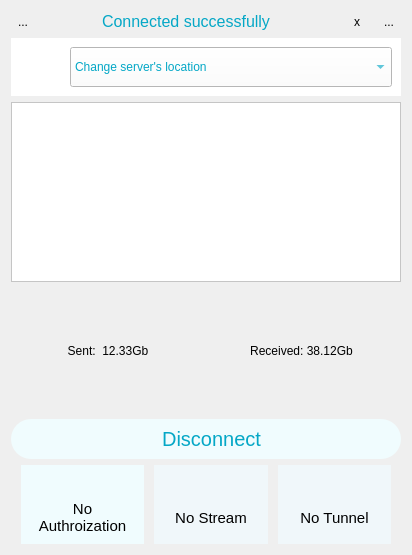
<?xml version="1.0" encoding="UTF-8"?>
<ui version="4.0">
 <class>DashboardVerBig</class>
 <widget class="QWidget" name="DashboardVerBig">
  <property name="geometry">
   <rect>
    <x>0</x>
    <y>0</y>
    <width>412</width>
    <height>555</height>
   </rect>
  </property>
  <property name="windowTitle">
   <string>Form</string>
  </property>
  <property name="styleSheet">
   <string notr="true">#DashboardVerBig {
	background-image: url(:/pics/bg\@3x.png);
}</string>
  </property>
  <layout class="QVBoxLayout" name="verticalLayout_12">
   <item>
    <layout class="QVBoxLayout" name="verticalLayout_10">
     <item>
      <layout class="QHBoxLayout" name="horizontalLayout_23">
       <item>
        <layout class="QHBoxLayout" name="horizontalLayout_24">
         <property name="spacing">
          <number>0</number>
         </property>
         <item>
          <widget class="QToolButton" name="btHelp">
           <property name="enabled">
            <bool>true</bool>
           </property>
           <property name="text">
            <string>...</string>
           </property>
           <property name="icon">
            <iconset resource="../resources/KelvinVPN/main.qrc">
             <normaloff>:/pics/help_icon_noactive.png</normaloff>
             <normalon>:/pics/help_icon_active.png</normalon>
             <disabledoff>:/pics/help_icon_active.png</disabledoff>
             <disabledon>:/pics/help_icon_active.png</disabledon>
             <activeoff>:/pics/help_icon_active.png</activeoff>:/pics/help_icon_noactive.png</iconset>
           </property>
           <property name="autoRaise">
            <bool>true</bool>
           </property>
          </widget>
         </item>
         <item>
          <widget class="QWidget" name="bgUsername" native="true">
           <property name="sizePolicy">
            <sizepolicy hsizetype="Expanding" vsizetype="Preferred">
             <horstretch>0</horstretch>
             <verstretch>0</verstretch>
            </sizepolicy>
           </property>
           <layout class="QHBoxLayout" name="horizontalLayout_7">
            <property name="spacing">
             <number>0</number>
            </property>
            <property name="leftMargin">
             <number>0</number>
            </property>
            <property name="topMargin">
             <number>0</number>
            </property>
            <property name="rightMargin">
             <number>0</number>
            </property>
            <property name="bottomMargin">
             <number>0</number>
            </property>
            <item>
             <widget class="QLabel" name="lbMessage">
              <property name="sizePolicy">
               <sizepolicy hsizetype="Expanding" vsizetype="Minimum">
                <horstretch>0</horstretch>
                <verstretch>0</verstretch>
               </sizepolicy>
              </property>
              <property name="minimumSize">
               <size>
                <width>0</width>
                <height>0</height>
               </size>
              </property>
              <property name="styleSheet">
               <string notr="true">font: 16px;
color: rgb(4, 167, 198);</string>
              </property>
              <property name="text">
               <string>Connected successfully</string>
              </property>
              <property name="alignment">
               <set>Qt::AlignCenter</set>
              </property>
             </widget>
            </item>
            <item>
             <widget class="QToolButton" name="btMessageClose">
              <property name="sizePolicy">
               <sizepolicy hsizetype="Minimum" vsizetype="Minimum">
                <horstretch>0</horstretch>
                <verstretch>0</verstretch>
               </sizepolicy>
              </property>
              <property name="minimumSize">
               <size>
                <width>40</width>
                <height>0</height>
               </size>
              </property>
              <property name="styleSheet">
               <string notr="true"/>
              </property>
              <property name="text">
               <string>x</string>
              </property>
              <property name="icon">
               <iconset resource="../resources/common/common.qrc">
                <normaloff>:/pics/close_icon@3x.png</normaloff>:/pics/close_icon@3x.png</iconset>
              </property>
              <property name="iconSize">
               <size>
                <width>16</width>
                <height>16</height>
               </size>
              </property>
              <property name="autoRaise">
               <bool>true</bool>
              </property>
             </widget>
            </item>
           </layout>
          </widget>
         </item>
         <item>
          <widget class="QToolButton" name="btSettings">
           <property name="text">
            <string>...</string>
           </property>
           <property name="icon">
            <iconset resource="../resources/KelvinVPN/main.qrc">
             <normaloff>:/pics/settings_icon_noactive.png</normaloff>
             <activeoff>:/pics/settings_icon_active.png</activeoff>:/pics/settings_icon_noactive.png</iconset>
           </property>
           <property name="autoRepeat">
            <bool>false</bool>
           </property>
           <property name="autoExclusive">
            <bool>false</bool>
           </property>
           <property name="autoRaise">
            <bool>true</bool>
           </property>
          </widget>
         </item>
        </layout>
       </item>
      </layout>
     </item>
     <item>
      <widget class="QWidget" name="bgServers" native="true">
       <property name="styleSheet">
        <string notr="true">background-color: rgb(255, 255, 255);</string>
       </property>
       <layout class="QVBoxLayout" name="verticalLayout_11">
        <item>
         <layout class="QHBoxLayout" name="horizontalLayout_15">
          <property name="spacing">
           <number>0</number>
          </property>
          <item>
           <widget class="QLabel" name="lbLocationFlag">
            <property name="sizePolicy">
             <sizepolicy hsizetype="Fixed" vsizetype="Fixed">
              <horstretch>0</horstretch>
              <verstretch>0</verstretch>
             </sizepolicy>
            </property>
            <property name="minimumSize">
             <size>
              <width>50</width>
              <height>30</height>
             </size>
            </property>
            <property name="maximumSize">
             <size>
              <width>50</width>
              <height>30</height>
             </size>
            </property>
            <property name="styleSheet">
             <string notr="true">padding-right: 10px;
background-color: rgb(255, 255, 255);</string>
            </property>
            <property name="text">
             <string/>
            </property>
            <property name="pixmap">
             <pixmap resource="../resources/common/common.qrc">:/country/ussr.png</pixmap>
            </property>
            <property name="scaledContents">
             <bool>true</bool>
            </property>
           </widget>
          </item>
          <item>
           <widget class="QComboBox" name="cbUpstream">
            <property name="sizePolicy">
             <sizepolicy hsizetype="Expanding" vsizetype="Minimum">
              <horstretch>0</horstretch>
              <verstretch>0</verstretch>
             </sizepolicy>
            </property>
            <property name="minimumSize">
             <size>
              <width>0</width>
              <height>40</height>
             </size>
            </property>
            <property name="styleSheet">
             <string notr="true">background-color: rgb(255, 255, 255);
color: #03A7C6;</string>
            </property>
            <property name="editable">
             <bool>false</bool>
            </property>
            <property name="currentText">
             <string>Change server's location</string>
            </property>
            <item>
             <property name="text">
              <string>Change server's location</string>
             </property>
            </item>
           </widget>
          </item>
         </layout>
        </item>
       </layout>
      </widget>
     </item>
     <item>
      <layout class="QVBoxLayout" name="verticalLayout">
       <item>
        <widget class="QGraphicsView" name="graphicsView">
         <property name="minimumSize">
          <size>
           <width>0</width>
           <height>0</height>
          </size>
         </property>
         <property name="maximumSize">
          <size>
           <width>1000</width>
           <height>180</height>
          </size>
         </property>
         <property name="styleSheet">
          <string notr="true">background-color: rgb(255,255,255);</string>
         </property>
        </widget>
       </item>
       <item>
        <widget class="QWidget" name="bgStatistics" native="true">
         <layout class="QHBoxLayout" name="horizontalLayout_6">
          <property name="spacing">
           <number>0</number>
          </property>
          <property name="leftMargin">
           <number>0</number>
          </property>
          <property name="topMargin">
           <number>0</number>
          </property>
          <property name="rightMargin">
           <number>3</number>
          </property>
          <property name="bottomMargin">
           <number>0</number>
          </property>
          <item>
           <layout class="QHBoxLayout" name="horizontalLayout_5">
            <item>
             <widget class="QLabel" name="lbSent">
              <property name="sizePolicy">
               <sizepolicy hsizetype="Expanding" vsizetype="Minimum">
                <horstretch>0</horstretch>
                <verstretch>0</verstretch>
               </sizepolicy>
              </property>
              <property name="styleSheet">
               <string notr="true"/>
              </property>
              <property name="text">
               <string>Sent:  12.33Gb</string>
              </property>
              <property name="alignment">
               <set>Qt::AlignCenter</set>
              </property>
             </widget>
            </item>
            <item>
             <widget class="QLabel" name="lbReceived">
              <property name="sizePolicy">
               <sizepolicy hsizetype="Expanding" vsizetype="Minimum">
                <horstretch>0</horstretch>
                <verstretch>0</verstretch>
               </sizepolicy>
              </property>
              <property name="styleSheet">
               <string notr="true"/>
              </property>
              <property name="text">
               <string>Received: 38.12Gb</string>
              </property>
              <property name="alignment">
               <set>Qt::AlignCenter</set>
              </property>
             </widget>
            </item>
           </layout>
          </item>
         </layout>
        </widget>
       </item>
      </layout>
     </item>
     <item>
      <widget class="QPushButton" name="btDisconnect">
       <property name="sizePolicy">
        <sizepolicy hsizetype="Minimum" vsizetype="Fixed">
         <horstretch>0</horstretch>
         <verstretch>0</verstretch>
        </sizepolicy>
       </property>
       <property name="minimumSize">
        <size>
         <width>0</width>
         <height>40</height>
        </size>
       </property>
       <property name="styleSheet">
        <string notr="true">border-radius: 20px;
font: 20px;
background-color: rgb(240, 252, 254);
color: rgb(4, 167, 198);</string>
       </property>
       <property name="text">
        <string>  Disconnect</string>
       </property>
       <property name="icon">
        <iconset resource="../resources/KelvinVPN/main.qrc">
         <normaloff>:/pics/off_icon_noactive@2x.png</normaloff>:/pics/off_icon_noactive@2x.png</iconset>
       </property>
       <property name="iconSize">
        <size>
         <width>24</width>
         <height>24</height>
        </size>
       </property>
      </widget>
     </item>
     <item>
      <layout class="QHBoxLayout" name="horizontalLayout_18">
       <property name="spacing">
        <number>10</number>
       </property>
       <property name="leftMargin">
        <number>10</number>
       </property>
       <property name="rightMargin">
        <number>10</number>
       </property>
       <item>
        <widget class="QWidget" name="bgAuth" native="true">
         <property name="styleSheet">
          <string notr="true">background-color: rgb(240, 252, 254);</string>
         </property>
         <layout class="QVBoxLayout" name="verticalLayout_6">
          <item>
           <layout class="QHBoxLayout" name="horizontalLayout">
            <item>
             <spacer name="horizontalSpacer">
              <property name="orientation">
               <enum>Qt::Horizontal</enum>
              </property>
              <property name="sizeHint" stdset="0">
               <size>
                <width>40</width>
                <height>20</height>
               </size>
              </property>
             </spacer>
            </item>
            <item>
             <layout class="QVBoxLayout" name="verticalLayout_2">
              <item>
               <widget class="QLabel" name="lbAuthorization">
                <property name="sizePolicy">
                 <sizepolicy hsizetype="Minimum" vsizetype="Minimum">
                  <horstretch>0</horstretch>
                  <verstretch>0</verstretch>
                 </sizepolicy>
                </property>
                <property name="minimumSize">
                 <size>
                  <width>20</width>
                  <height>20</height>
                 </size>
                </property>
                <property name="maximumSize">
                 <size>
                  <width>20</width>
                  <height>20</height>
                 </size>
                </property>
                <property name="styleSheet">
                 <string notr="true"/>
                </property>
                <property name="frameShape">
                 <enum>QFrame::NoFrame</enum>
                </property>
                <property name="lineWidth">
                 <number>0</number>
                </property>
                <property name="midLineWidth">
                 <number>0</number>
                </property>
                <property name="text">
                 <string/>
                </property>
                <property name="pixmap">
                 <pixmap resource="../resources/KelvinVPN/main.qrc">:/pics/point_red@3x.png</pixmap>
                </property>
                <property name="scaledContents">
                 <bool>true</bool>
                </property>
               </widget>
              </item>
             </layout>
            </item>
            <item>
             <spacer name="horizontalSpacer_2">
              <property name="orientation">
               <enum>Qt::Horizontal</enum>
              </property>
              <property name="sizeHint" stdset="0">
               <size>
                <width>40</width>
                <height>20</height>
               </size>
              </property>
             </spacer>
            </item>
           </layout>
          </item>
          <item>
           <widget class="QLabel" name="lbAuthorizationText">
            <property name="sizePolicy">
             <sizepolicy hsizetype="Preferred" vsizetype="Minimum">
              <horstretch>0</horstretch>
              <verstretch>0</verstretch>
             </sizepolicy>
            </property>
            <property name="maximumSize">
             <size>
              <width>16777215</width>
              <height>50</height>
             </size>
            </property>
            <property name="font">
             <font>
              <pointsize>11</pointsize>
             </font>
            </property>
            <property name="text">
             <string>No Authroization</string>
            </property>
            <property name="alignment">
             <set>Qt::AlignCenter</set>
            </property>
            <property name="wordWrap">
             <bool>true</bool>
            </property>
           </widget>
          </item>
         </layout>
        </widget>
       </item>
       <item>
        <widget class="QWidget" name="bgStream" native="true">
         <property name="styleSheet">
          <string notr="true">background-color: rgb(240, 247, 250);</string>
         </property>
         <layout class="QVBoxLayout" name="verticalLayout_9">
          <item>
           <layout class="QHBoxLayout" name="horizontalLayout_2">
            <item>
             <spacer name="horizontalSpacer_4">
              <property name="orientation">
               <enum>Qt::Horizontal</enum>
              </property>
              <property name="sizeHint" stdset="0">
               <size>
                <width>40</width>
                <height>20</height>
               </size>
              </property>
             </spacer>
            </item>
            <item>
             <layout class="QVBoxLayout" name="verticalLayout_3">
              <item>
               <widget class="QLabel" name="lbStream">
                <property name="sizePolicy">
                 <sizepolicy hsizetype="Minimum" vsizetype="Minimum">
                  <horstretch>0</horstretch>
                  <verstretch>0</verstretch>
                 </sizepolicy>
                </property>
                <property name="minimumSize">
                 <size>
                  <width>20</width>
                  <height>20</height>
                 </size>
                </property>
                <property name="maximumSize">
                 <size>
                  <width>20</width>
                  <height>20</height>
                 </size>
                </property>
                <property name="styleSheet">
                 <string notr="true"/>
                </property>
                <property name="frameShape">
                 <enum>QFrame::NoFrame</enum>
                </property>
                <property name="lineWidth">
                 <number>0</number>
                </property>
                <property name="midLineWidth">
                 <number>0</number>
                </property>
                <property name="text">
                 <string/>
                </property>
                <property name="pixmap">
                 <pixmap resource="../resources/KelvinVPN/main.qrc">:/pics/point_red@3x.png</pixmap>
                </property>
                <property name="scaledContents">
                 <bool>true</bool>
                </property>
               </widget>
              </item>
             </layout>
            </item>
            <item>
             <spacer name="horizontalSpacer_3">
              <property name="orientation">
               <enum>Qt::Horizontal</enum>
              </property>
              <property name="sizeHint" stdset="0">
               <size>
                <width>40</width>
                <height>20</height>
               </size>
              </property>
             </spacer>
            </item>
           </layout>
          </item>
          <item>
           <widget class="QLabel" name="lbStreamText">
            <property name="sizePolicy">
             <sizepolicy hsizetype="Preferred" vsizetype="Minimum">
              <horstretch>0</horstretch>
              <verstretch>0</verstretch>
             </sizepolicy>
            </property>
            <property name="maximumSize">
             <size>
              <width>16777215</width>
              <height>50</height>
             </size>
            </property>
            <property name="font">
             <font>
              <pointsize>11</pointsize>
             </font>
            </property>
            <property name="text">
             <string notr="true">No Stream</string>
            </property>
            <property name="alignment">
             <set>Qt::AlignCenter</set>
            </property>
            <property name="wordWrap">
             <bool>true</bool>
            </property>
           </widget>
          </item>
         </layout>
        </widget>
       </item>
       <item>
        <widget class="QWidget" name="bgConnection" native="true">
         <property name="styleSheet">
          <string notr="true">background-color: rgb(240, 247, 250);</string>
         </property>
         <layout class="QVBoxLayout" name="verticalLayout_8">
          <item>
           <layout class="QHBoxLayout" name="horizontalLayout_4">
            <item>
             <spacer name="horizontalSpacer_8">
              <property name="orientation">
               <enum>Qt::Horizontal</enum>
              </property>
              <property name="sizeHint" stdset="0">
               <size>
                <width>40</width>
                <height>20</height>
               </size>
              </property>
             </spacer>
            </item>
            <item>
             <layout class="QVBoxLayout" name="verticalLayout_5">
              <item>
               <widget class="QLabel" name="lbTunnel">
                <property name="sizePolicy">
                 <sizepolicy hsizetype="Minimum" vsizetype="Minimum">
                  <horstretch>0</horstretch>
                  <verstretch>0</verstretch>
                 </sizepolicy>
                </property>
                <property name="minimumSize">
                 <size>
                  <width>20</width>
                  <height>20</height>
                 </size>
                </property>
                <property name="maximumSize">
                 <size>
                  <width>20</width>
                  <height>20</height>
                 </size>
                </property>
                <property name="styleSheet">
                 <string notr="true"/>
                </property>
                <property name="frameShape">
                 <enum>QFrame::NoFrame</enum>
                </property>
                <property name="lineWidth">
                 <number>0</number>
                </property>
                <property name="midLineWidth">
                 <number>0</number>
                </property>
                <property name="text">
                 <string/>
                </property>
                <property name="pixmap">
                 <pixmap resource="../resources/KelvinVPN/main.qrc">:/pics/point_red@3x.png</pixmap>
                </property>
                <property name="scaledContents">
                 <bool>true</bool>
                </property>
               </widget>
              </item>
             </layout>
            </item>
            <item>
             <spacer name="horizontalSpacer_7">
              <property name="orientation">
               <enum>Qt::Horizontal</enum>
              </property>
              <property name="sizeHint" stdset="0">
               <size>
                <width>40</width>
                <height>20</height>
               </size>
              </property>
             </spacer>
            </item>
           </layout>
          </item>
          <item>
           <widget class="QLabel" name="lbTunnelText">
            <property name="sizePolicy">
             <sizepolicy hsizetype="Preferred" vsizetype="Minimum">
              <horstretch>0</horstretch>
              <verstretch>0</verstretch>
             </sizepolicy>
            </property>
            <property name="maximumSize">
             <size>
              <width>16777215</width>
              <height>50</height>
             </size>
            </property>
            <property name="font">
             <font>
              <pointsize>11</pointsize>
             </font>
            </property>
            <property name="text">
             <string>No Tunnel</string>
            </property>
            <property name="alignment">
             <set>Qt::AlignCenter</set>
            </property>
            <property name="wordWrap">
             <bool>true</bool>
            </property>
           </widget>
          </item>
         </layout>
        </widget>
       </item>
      </layout>
     </item>
    </layout>
   </item>
  </layout>
 </widget>
 <resources>
  <include location="../resources/common/common.qrc"/>
  <include location="../resources/common/common.qrc"/>
  <include location="../resources/KelvinVPN/main.qrc"/>
 </resources>
 <connections/>
</ui>
